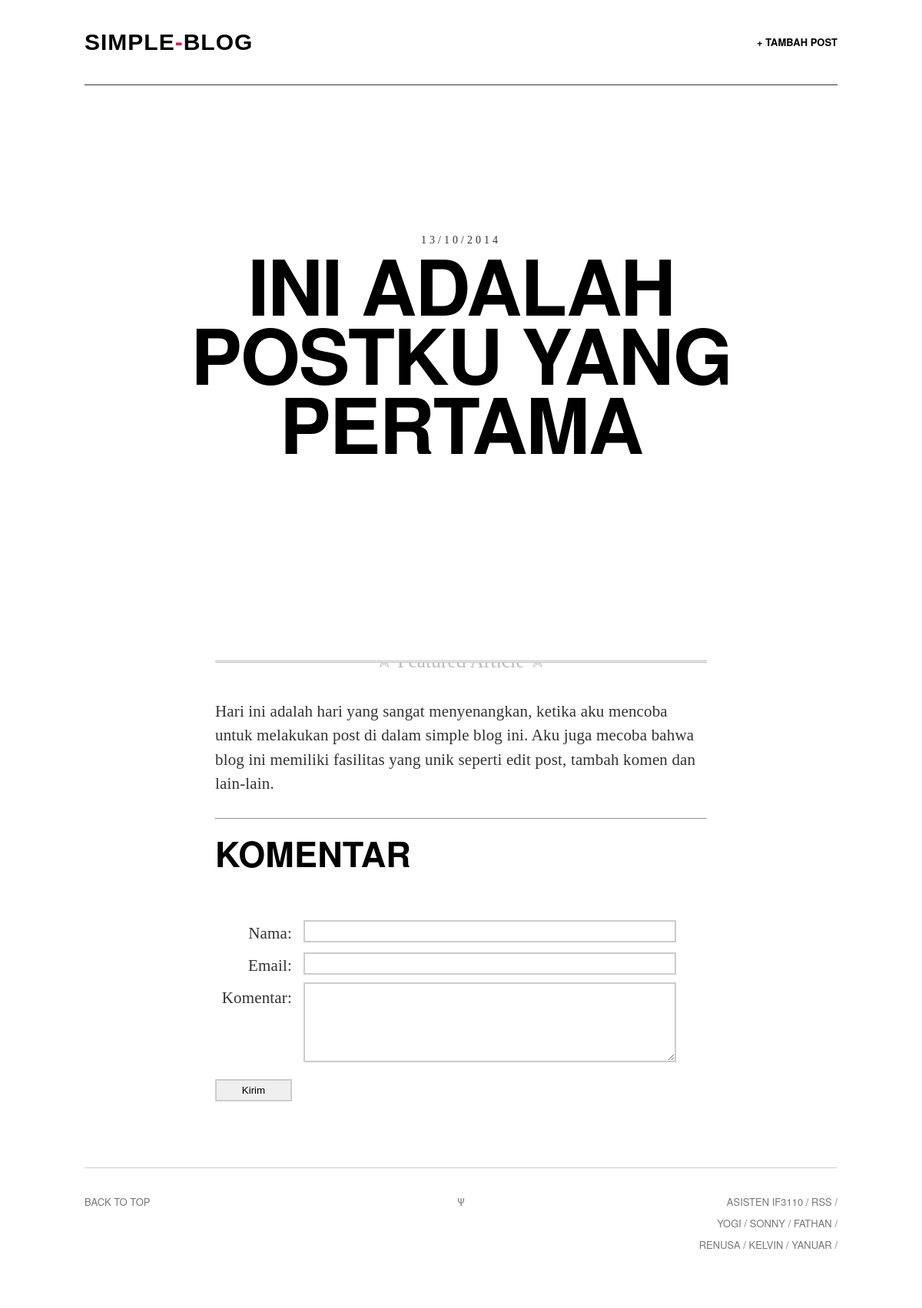
Screenshot of /post.php?id=7 with the database file from the repository.
### tables this page shows
CREATE TABLE IF NOT EXISTS `post` (
  `post_id` int(11) NOT NULL AUTO_INCREMENT,
  `judul` varchar(32) NOT NULL,
  `tanggal` varchar(32) NOT NULL,
  `konten` mediumtext NOT NULL,
  PRIMARY KEY (`post_id`)
);

### post.php (the view, shortened to what this page needs)
<!DOCTYPE html>
<html>
<head>
<link rel="stylesheet" type="text/css" href="assets/css/screen.css" />
<?php
    $con=mysqli_connect("localhost","root","","simple_blog");
    if (mysqli_connect_errno()) {
      echo "Failed to connect to MySQL: " . mysqli_connect_error();
    }
    else{
        $id = mysqli_real_escape_string($con, $_GET['id']);
        $sql = mysqli_query($con,"SELECT * FROM `post` WHERE post_id=$id");
        $row = mysqli_fetch_array($sql);
        $judul = $row['judul'];
        $tanggal = $row['tanggal'];
        $konten = $row['konten'];
    }
?>
</head>
<?php
    echo "<body class='default' onload='loadingComment(".$id .")'>"
?>
<div class="wrapper">
<nav class="nav">
    <a style="border:none;" id="logo" href="index.php"><h1>Simple<span>-</span>Blog</h1></a>
    <ul class="nav-primary">
        <li><a href="new_post.php">+ Tambah Post</a></li>
    </ul>
</nav>
<article class="art simple post">
    <header class="art-header">
        <div class="art-header-inner" style="margin-top: 0px; opacity: 1;">
            <?php
                echo "<time class='art-time'>" . $tanggal . "</time>";
                echo "<h2 class='art-title'>" . $judul . "</h2>";
            ?>
        </div>
    </header>
    <div class="art-body">
        <div class="art-body-inner">
            <hr class="featured-article" />
            <?php
                echo "<p>" . $konten . "</p>";
            ?>
            <hr />
            <h2>Komentar</h2>
            <div id="contact-area">
                <form method="post" onsubmit="return false;">
                    <label for="Nama">Nama:</label>
                    <input type="text" name="Nama" id="Nama">
                    <label for="Email">Email:</label>
                    <input type="text" name="Email" id="Email">
                    <label for="Komentar">Komentar:</label><br>
                    <textarea name="Komentar" rows="20" cols="20" id="Komentar"></textarea>
                    <?php
                        echo "<input type='submit' name='submit' value='Kirim' class='submit-button' onclick='addComment(".$id.")'>";
                    ?>
                </form>
            </div>
        </div>
    </div>
</article>
<footer class="footer">
    <div class="back-to-top"><a href="">Back to top</a></div>
    <div class="psi">&Psi;</div>
    <aside class="offsite-links">
        Asisten IF3110 /
        <a class="rss-link" href="#rss">RSS</a> /
        <br>
        <a class="twitter-link" href="http://twitter.com/YoGiiSinaga">Yogi</a> /
        <a class="twitter-link" href="http://twitter.com/sonnylazuardi">Sonny</a> /
        <a class="twitter-link" href="http://twitter.com/fathanpranaya">Fathan</a> /
        <br>
        <a class="twitter-link" href="#">Renusa</a> /
        <a class="twitter-link" href="#">Kelvin</a> /
        <a class="twitter-link" href="#">Yanuar</a> /
    </aside>
</footer>
</div>
</body>
</html>

### rows the page displays
post: tanggal "13/10/2014", judul "INI ADALAH POSTKU YANG PERTAMA", konten "Hari ini adalah hari yang sangat menyenangkan, ketika aku mencoba untuk melakukan post di dalam simple blog ini. Aku juga mecoba bahwa blog ini memiliki fasilitas yang unik seperti edit post, tambah komen dan lain-lain."
